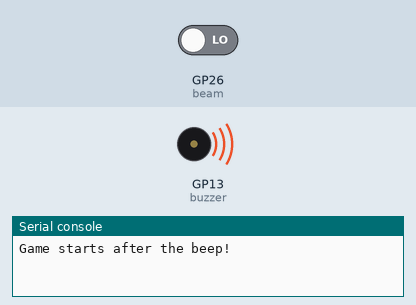
This program was run on a simulated Raspberry Pi Pico running MicroPython. Parts: buzzer (waves = sounding), the last lines printed to the serial console. The inputs (shaded band) are chosen by the test bench; at power-on: GP26 (beam) LOW. The clock reads 2024-03-15 10:24:30 at power-on unless the program sets it. At 32.2 s the program stops and its outputs stay as they are.

Above: at 0.1 s.
At 2.1 s:
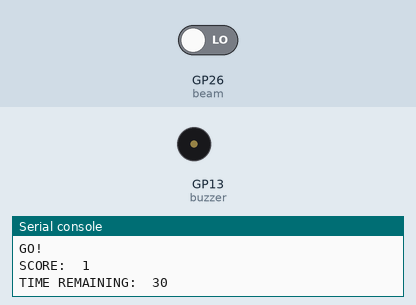
Timing chart, 0 to 33.7 s (numbered marks = the images above):
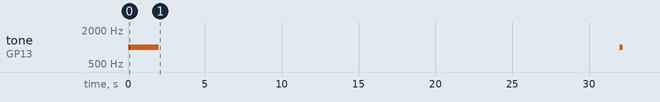

The program:

break_beam_high_score_game.py
```python
from machine import Pin, PWM
import time, sys

# Set up the break beam pin
beam = Pin(26, Pin.IN, Pin.PULL_DOWN)

# Set up the buzzer
buzzer = PWM(Pin(13))
buzzer.freq(1000)
buzzer.duty_u16(0)

# Initiate game variables
starttime = 0
timecheck = 0
scorecounter = 0
state = 0

print("Game starts after the beep!")

# Long beep signals game start
buzzer.duty_u16(10000)
time.sleep(2)
buzzer.duty_u16(0)

print("GO!")

# Store start time in epoch time
starttime = time.time()

while True:
    time.sleep(0.0001)

    # Check the elapsed seconds
    timecheck = time.time() - starttime

    if timecheck >= 30: #if 30 or more seconds passed
        print("GAME OVER!")

        # Beep to signal game end
        buzzer.duty_u16(10000)
        time.sleep(0.2)
        buzzer.duty_u16(0)

        print("YOUR SCORE: ", scorecounter)

        # Exit program
        sys.exit()

    elif state == 0 and beam.value() == 0: #if beam was broken increase score
        scorecounter += 1
        state = 1

        print("SCORE: ", scorecounter)
        print("TIME REMAINING: ", (30 - timecheck))

    elif state == 1 and beam.value() == 1: #when beam restored change back state
        state = 0
```

Measured:
- by itself, tone on GP13 (buzzer): silent → 1000 Hz at 0.00 s, → silent 2.0 s later, → 1000 Hz 30.0 s later, → silent 0.20 s later
